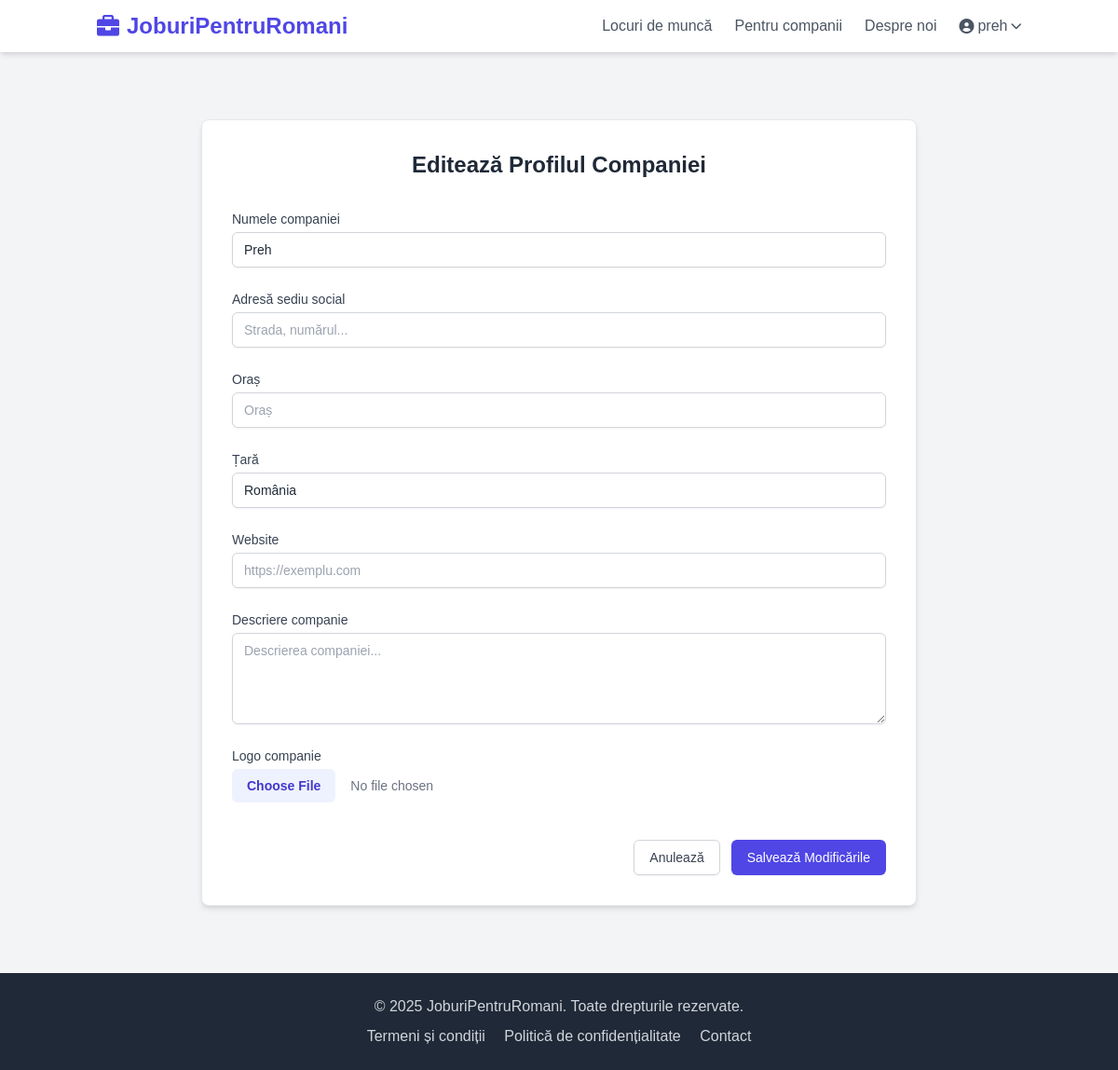
The page /accounts/profile/company/edit/ (signed in) on the database as committed earlier.
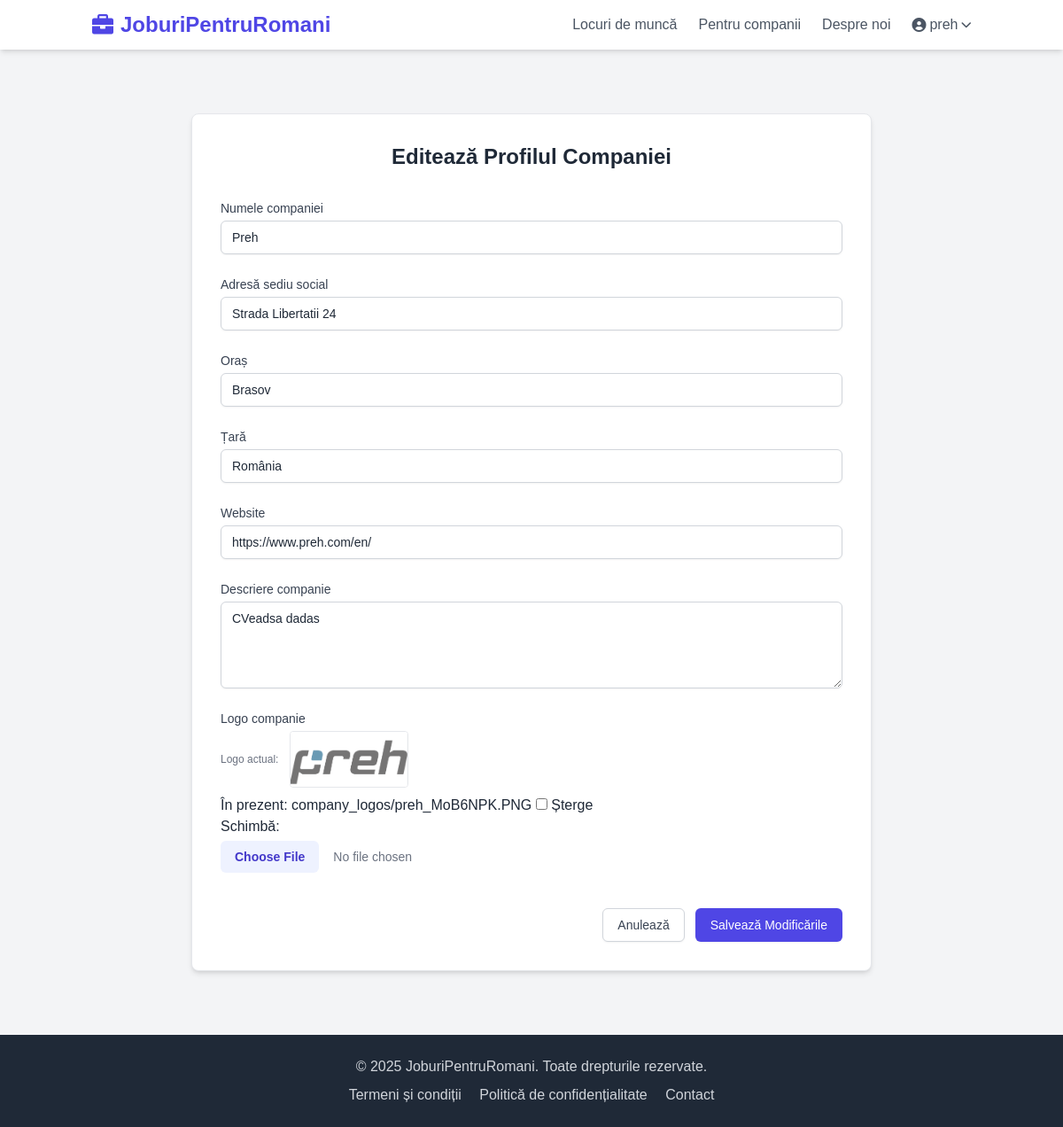
The same page on the database as committed later.
### accounts/models.py (models this page shows, shortened)
class CompanyProfile(models.Model):
    user = models.OneToOneField(User, on_delete=models.CASCADE, primary_key=True, related_name='companyprofile')
    company_name = models.CharField("Numele companiei", max_length=255)
    street_address = models.CharField("Adresă sediu social (stradă, număr...)", max_length=255, blank=True, null=True)
    city = models.CharField("Oraș", max_length=100, blank=True, null=True)
    country = models.CharField("Țară", max_length=100, default="România", blank=True, null=True) # Default to Romania?
    website = models.URLField(blank=True, null=True)
    description = models.TextField(blank=True, null=True)
    logo = models.ImageField(upload_to='company_logos/', blank=True, null=True) # Requires Pillow installation
    plan = models.ForeignKey('payments.SubscriptionPlan', on_delete=models.SET_NULL, null=True, blank=True, related_name='companies')

### accounts/views.py (the view, shortened to what this page needs)
# urls.py: path('profile/company/edit/', views.CompanyProfileUpdateView.as_view(), name='company_profile_edit'), # Company profile edit URL
@method_decorator(login_required, name='dispatch')
class CompanyProfileUpdateView(UserPassesTestMixin, UpdateView):
    model = CompanyProfile
    form_class = CompanyProfileForm
    template_name = 'accounts/profile_edit_form.html' # New template for editing
    success_url = reverse_lazy('accounts:company_dashboard') # Redirect to dashboard after update
    def test_func(self):
        profile = self.get_object()
        return self.request.user.is_authenticated and self.request.user.user_type == 'company' and profile.user == self.request.user
    def get_object(self, queryset=None):
        return self.request.user.companyprofile
    def get_context_data(self, **kwargs):
        context = super().get_context_data(**kwargs)
        context['page_title'] = "Editează Profilul Companiei"
        return context

### templates/accounts/profile_edit_form.html (shortened to what this page needs)
{% extends 'base.html' %}
{% block content %}
<div class="max-w-3xl mx-auto mt-10 mb-10 bg-white p-8 rounded-lg shadow-md border border-gray-200">
  <h1 class="text-2xl font-bold text-center text-gray-800 mb-8">{{ page_title|default:"Editează Profil" }}</h1>
  <form method="post" enctype="multipart/form-data" class="space-y-6">
    {% for field in form %}
      <div class="mb-4">
        <label for="{{ field.id_for_label }}" class="block text-sm font-medium text-gray-700 mb-1">{{ field.label }}</label>
        {% if field.name == 'logo' and form.instance.logo %}
            <div class="mb-2">
                <span class="text-xs text-gray-500">Logo actual:</span>
                <a href="{{ form.instance.logo.url }}" target="_blank">
                    <img src="{{ form.instance.logo.url }}" alt="Logo" class="h-16 w-auto inline-block ml-2 border rounded">
                </a>
            </div>
        {% endif %}
        {{ field }}
      </div>
    {% endfor %}
    <div class="pt-4 flex justify-end gap-3">
         <a href="{% url 'accounts:company_dashboard' %}" class="inline-flex justify-center py-2 px-4 border border-gray-300 rounded-md shadow-sm text-sm font-medium text-gray-700 bg-white hover:bg-gray-50 focus:outline-none focus:ring-2 focus:ring-offset-2 focus:ring-indigo-500">
            Anulează
        </a>
        <button type="submit"
                class="inline-flex justify-center py-2 px-4 border border-transparent rounded-md shadow-sm text-sm font-medium text-white bg-indigo-600 hover:bg-indigo-700 focus:outline-none focus:ring-2 focus:ring-offset-2 focus:ring-indigo-500">
          Salvează Modificările
        </button>
    </div>
  </form>
</div>
{% endblock %}

Rows that differ between the two databases and show on the page:
changed CompanyProfile "Preh": street_address (not shown) → "Strada Libertatii 24"; city (not shown) → "Brasov"; website (not shown) → "https://www.preh.com/en/"; description (not shown) → "CVeadsa dadas"; instance.logo: picture added
Other text that changed with them:
new list line: "Logo actual: În prezent: company_logos/preh_MoB6NPK.PNG Șterge Schimbă: ☐"
